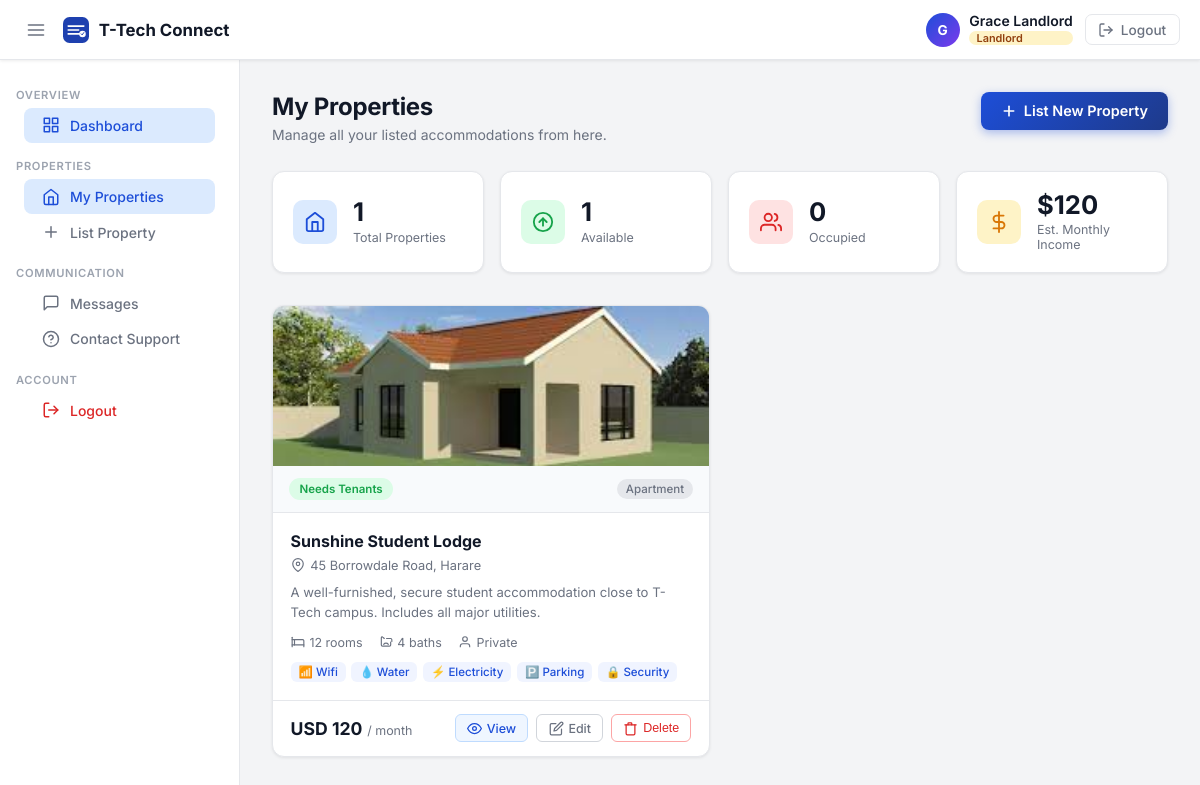
The app's page /landlord (signed in) with its own data.
### tables this page shows
CREATE TABLE property_images (
                id INTEGER PRIMARY KEY AUTOINCREMENT,
                property_id INTEGER NOT NULL,
                filename TEXT NOT NULL,
                is_primary INTEGER DEFAULT 0,
                uploaded_at TIMESTAMP DEFAULT CURRENT_TIMESTAMP,
                FOREIGN KEY (property_id) REFERENCES properties(id)
            );

CREATE TABLE properties (
                id INTEGER PRIMARY KEY AUTOINCREMENT,
                landlord_id INTEGER NOT NULL,
                title TEXT NOT NULL,
                property_type TEXT DEFAULT 'apartment',
                description TEXT,
                status TEXT DEFAULT 'available',
                is_shared INTEGER DEFAULT 0,
                total_rooms INTEGER DEFAULT 1,
                available_rooms INTEGER DEFAULT 1,
                bathrooms INTEGER DEFAULT 1,
                price_per_month REAL NOT NULL,
                currency TEXT DEFAULT 'USD',
                address TEXT,
                city TEXT,
                country TEXT DEFAULT 'Zimbabwe',
                latitude REAL,
                longitude REAL,
                services TEXT DEFAULT '[]',
                contact_phone TEXT,
                contact_email TEXT,
                is_active INTEGER DEFAULT 1,
                created_at TIMESTAMP DEFAULT CURRENT_TIMESTAMP,
                updated_at TIMESTAMP DEFAULT CURRENT_TIMESTAMP, nearby_landmark TEXT DEFAULT '', student_friendly INTEGER DEFAULT 0,
                FOREIGN KEY (landlord_id) REFERENCES users(id)
            );

### Backend/app.py (the view)
@app.route('/landlord')
@landlord_required
def landlord_dashboard():
    lid = session['user_id']
    with get_db() as conn:
        props = conn.execute(
            "SELECT * FROM properties WHERE landlord_id=? AND is_active=1 ORDER BY created_at DESC", (lid,)
        ).fetchall()
        stats = conn.execute("""
            SELECT COUNT(*) as total,
                SUM(CASE WHEN status='available'   THEN 1 ELSE 0 END) as available,
                SUM(CASE WHEN status='occupied'    THEN 1 ELSE 0 END) as occupied,
                SUM(CASE WHEN status='partial'     THEN 1 ELSE 0 END) as partial,
                SUM(available_rooms) as total_available_rooms,
                SUM(price_per_month) as total_monthly
            FROM properties WHERE landlord_id=? AND is_active=1
        """, (lid,)).fetchone()
    prop_list = []
    for p in props:
        d = {**dict(p), 'services': json.loads(p['services'] or '[]')}
        with get_db() as conn:
            cover = conn.execute(
                "SELECT filename FROM property_images WHERE property_id=? AND is_primary=1 LIMIT 1", (p['id'],)
            ).fetchone()
        d['cover_image'] = cover['filename'] if cover else None
        prop_list.append(d)
    unread = get_unread_count(lid)
    return render_template('landlord_dashboard.html',
                           user_name=session.get('user_name'),
                           user_role=session.get('user_role'),
                           user_email=session.get('user_email'),
                           properties=prop_list, stats=stats,
                           unread_count=unread)

### Backend/app.py (called while the page is built)
def get_db():
    os.makedirs(os.path.dirname(DB_PATH), exist_ok=True)
    conn = sqlite3.connect(DB_PATH)
    conn.row_factory = sqlite3.Row
    return conn

def landlord_required(f):
    @wraps(f)
    def decorated(*args, **kwargs):
        if 'user_id' not in session:
            return redirect(url_for('login'))
        if session.get('user_role') not in ('landlord', 'admin'):
            flash('Access denied. Landlord account required.', 'error')
            return redirect(url_for('dashboard'))
        return f(*args, **kwargs)
    return decorated

def get_unread_count(user_id):
    with get_db() as conn:
        row = conn.execute("""
            SELECT COUNT(*) as cnt FROM messages m
            JOIN conversation_members cm
                ON m.conversation_id = cm.conversation_id AND cm.user_id = ?
            WHERE m.sender_id != ?
              AND (m.sent_at > cm.last_read_at OR cm.last_read_at IS NULL)
              AND m.is_deleted = 0
        """, (user_id, user_id)).fetchone()
        return row['cnt'] if row else 0

### Frontend/templates/landlord_dashboard.html (shortened to what this page needs)
<!DOCTYPE html>
<html lang="en">
<head>
  <link rel="stylesheet" href="{{ url_for('static', filename='css/landlord.css') }}" />
</head>
<body>
{% include '_topbar.html' %}
<div class="layout">
  {% include '_sidebar.html' %}
  <main class="page-main">
    <div class="page-header">
      <div>
        <h1 class="page-title">My Properties</h1>
        <p class="page-sub">Manage all your listed accommodations from here.</p>
      </div>
      <a href="/landlord/property/new" class="btn-primary">
        <svg width="16" height="16" viewBox="0 0 24 24" fill="none" stroke="currentColor" stroke-width="2.5" stroke-linecap="round"><line x1="12" y1="5" x2="12" y2="19"/><line x1="5" y1="12" x2="19" y2="12"/></svg>
        List New Property
      </a>
    </div>
    <div class="stats-grid">
      <div class="stat-card stat-blue">
        <div class="stat-icon">
          <svg width="22" height="22" viewBox="0 0 24 24" fill="none" stroke="currentColor" stroke-width="2" stroke-linecap="round" stroke-linejoin="round"><path d="M3 9l9-7 9 7v11a2 2 0 0 1-2 2H5a2 2 0 0 1-2-2z"/><polyline points="9 22 9 12 15 12 15 22"/></svg>
        </div>
        <div class="stat-body">
          <span class="stat-value">{{ stats.total or 0 }}</span>
          <span class="stat-label">Total Properties</span>
        </div>
      </div>
      <div class="stat-card stat-green">
        <div class="stat-icon">
          <svg width="22" height="22" viewBox="0 0 24 24" fill="none" stroke="currentColor" stroke-width="2" stroke-linecap="round" stroke-linejoin="round"><circle cx="12" cy="12" r="10"/><polyline points="16 12 12 8 8 12"/><line x1="12" y1="16" x2="12" y2="8"/></svg>
        </div>
        <div class="stat-body">
          <span class="stat-value">{{ stats.available or 0 }}</span>
          <span class="stat-label">Available</span>
        </div>
      </div>
      <div class="stat-card stat-red">
        <div class="stat-icon">
          <svg width="22" height="22" viewBox="0 0 24 24" fill="none" stroke="currentColor" stroke-width="2" stroke-linecap="round" stroke-linejoin="round"><path d="M17 21v-2a4 4 0 0 0-4-4H5a4 4 0 0 0-4 4v2"/><circle cx="9" cy="7" r="4"/><path d="M23 21v-2a4 4 0 0 0-3-3.87"/><path d="M16 3.13a4 4 0 0 1 0 7.75"/></svg>
        </div>
        <div class="stat-body">
          <span class="stat-value">{{ stats.occupied or 0 }}</span>
          <span class="stat-label">Occupied</span>
        </div>
      </div>
      <div class="stat-card stat-amber">
        <div class="stat-icon">
          <svg width="22" height="22" viewBox="0 0 24 24" fill="none" stroke="currentColor" stroke-width="2" stroke-linecap="round" stroke-linejoin="round"><line x1="12" y1="1" x2="12" y2="23"/><path d="M17 5H9.5a3.5 3.5 0 0 0 0 7h5a3.5 3.5 0 0 1 0 7H6"/></svg>
        </div>
        <div class="stat-body">
          <span class="stat-value">
            {% if stats.total_monthly %}${{ "%.0f"|format(stats.total_monthly) }}{% else %}$0{% endif %}
          </span>
          <span class="stat-label">Est. Monthly Income</span>
        </div>
      </div>
    </div>
    {% if properties %}
      <div class="prop-grid">
        {% for p in properties %}
        <div class="prop-card" id="prop-{{ p.id }}">
          {% if p.cover_image %}
          <div class="prop-cover">
            <img src="{{ url_for('static', filename='uploads/properties/' + p.cover_image) }}"
                 alt="{{ p.title }}" class="prop-cover-img" />
          </div>
          {% endif %}
          <div class="prop-status-bar">
            <span class="status-badge status-{{ p.status }}">
              {% if p.status == 'available' %}Needs Tenants
              {% elif p.status == 'occupied' %}Occupied
              {% elif p.status == 'partial' %}Partially Occupied
              {% else %}Maintenance{% endif %}
            </span>
            <span class="prop-type-chip">{{ p.property_type|title }}</span>
          </div>
          <div class="prop-body">
            <h3 class="prop-title">{{ p.title }}</h3>
            <div class="prop-location">
              <svg width="14" height="14" viewBox="0 0 24 24" fill="none" stroke="currentColor" stroke-width="2" stroke-linecap="round" stroke-linejoin="round"><path d="M21 10c0 7-9 13-9 13s-9-6-9-13a9 9 0 0 1 18 0z"/><circle cx="12" cy="10" r="3"/></svg>
              {{ p.address or p.city or 'Location not set' }}
            </div>
            {% if p.description %}
            <p class="prop-desc">{{ p.description[:120] }}{% if p.description|length > 120 %}…{% endif %}</p>
            {% endif %}
            <div class="prop-meta-row">
              <div class="meta-item">
                <svg width="14" height="14" viewBox="0 0 24 24" fill="none" stroke="currentColor" stroke-width="2" stroke-linecap="round" stroke-linejoin="round"><path d="M2 4v16"/><path d="M2 8h18a2 2 0 0 1 2 2v10"/><path d="M2 17h20"/><path d="M6 8v9"/></svg>
                {{ p.total_rooms }} room{{ 's' if p.total_rooms != 1 }}
              </div>
              <div class="meta-item">
                {{ p.bathrooms }} bath{{ 's' if p.bathrooms != 1 }}
              </div>
              <div class="meta-item">
                {% if p.is_shared %}
                  <svg width="14" height="14" viewBox="0 0 24 24" fill="none" stroke="currentColor" stroke-width="2"><path d="M17 21v-2a4 4 0 0 0-4-4H5a4 4 0 0 0-4 4v2"/><circle cx="9" cy="7" r="4"/><path d="M23 21v-2a4 4 0 0 0-3-3.87"/><path d="M16 3.13a4 4 0 0 1 0 7.75"/></svg>
                  Shared
                {% else %}
                  <svg width="14" height="14" viewBox="0 0 24 24" fill="none" stroke="currentColor" stroke-width="2"><path d="M20 21v-2a4 4 0 0 0-4-4H8a4 4 0 0 0-4 4v2"/><circle cx="12" cy="7" r="4"/></svg>
                  Private
                {% endif %}
              </div>
            </div>
            {% if p.services %}
            <div class="services-row">
              {% set service_icons = {
                'wifi': '📶', 'water': '💧', 'electricity': '⚡',
                'parking': '🅿️', 'security': '🔒', 'laundry': '🫧',
                'kitchen': '🍳', 'dstv': '📺', 'garden': '🌿', 'gym': '🏋️'
              } %}
              {% for svc in p.services[:5] %}
                <span class="svc-chip">{{ service_icons.get(svc, '✓') }} {{ svc|title }}</span>
              {% endfor %}
            </div>
            {% endif %}
          </div>
          <div class="prop-footer">
            <div class="prop-price">
              <span class="price-value">{{ p.currency }} {{ "%.0f"|format(p.price_per_month) }}</span>
              <span class="price-label">/ month</span>
            </div>
            <div class="prop-actions">
              <a href="/landlord/property/{{ p.id }}" class="btn-action btn-view" title="View">
                <svg width="15" height="15" viewBox="0 0 24 24" fill="none" stroke="currentColor" stroke-width="2" stroke-linecap="round" stroke-linejoin="round"><path d="M1 12s4-8 11-8 11 8 11 8-4 8-11 8-11-8-11-8z"/><circle cx="12" cy="12" r="3"/></svg>
                View
              </a>
              <a href="/landlord/property/{{ p.id }}/edit" class="btn-action btn-edit" title="Edit">
                <svg width="15" height="15" viewBox="0 0 24 24" fill="none" stroke="currentColor" stroke-width="2" stroke-linecap="round" stroke-linejoin="round"><path d="M11 4H4a2 2 0 0 0-2 2v14a2 2 0 0 0 2 2h14a2 2 0 0 0 2-2v-7"/><path d="M18.5 2.5a2.121 2.121 0 0 1 3 3L12 15l-4 1 1-4 9.5-9.5z"/></svg>
                Edit
              </a>
              <button class="btn-action btn-delete" onclick="confirmDelete({{ p.id }}, '{{ p.title|e }}')" title="Delete">
                <svg width="15" height="15" viewBox="0 0 24 24" fill="none" stroke="currentColor" stroke-width="2" stroke-linecap="round" stroke-linejoin="round"><polyline points="3 6 5 6 21 6"/><path d="M19 6v14a2 2 0 0 1-2 2H7a2 2 0 0 1-2-2V6m3 0V4a1 1 0 0 1 1-1h4a1 1 0 0 1 1 1v2"/></svg>
                Delete
              </button>
            </div>
          </div>
        </div>
        {% endfor %}
      </div>
    {% endif %}
  </main>
</div>
</body>
</html>

### records on screen
property_images: filename (picture)
properties: property_type "Apartment", title "Sunshine Student Lodge", address "45 Borrowdale Road, Harare", description "A well-furnished, secure student accommodation close to T-Tech campus. Includes all major utilities.", currency "USD", price_per_month "120"

### other values on screen
{{ user_name[0].upper() if user_name else 'L' }} "G"
{{ user_name }} "Grace Landlord"
{{ role_label.get(user_role, user_role|title) }} "Landlord"
{{ stats.total or 0 }} "1"
{{ stats.available or 0 }} "1"
{{ stats.occupied or 0 }} "0"
{{ "%.0f"|format(stats.total_monthly) }} "120"
{{ p.total_rooms }} "12"
{{ 's' if p.total_rooms != 1 }} "s"
{{ p.bathrooms }} "4"
{{ 's' if p.bathrooms != 1 }} "s"
{{ service_icons.get(svc, '✓') }} "📶" "💧" "⚡" "🅿️" "🔒"
{{ svc|title }} "Wifi" "Water" "Electricity" "Parking" "Security"
